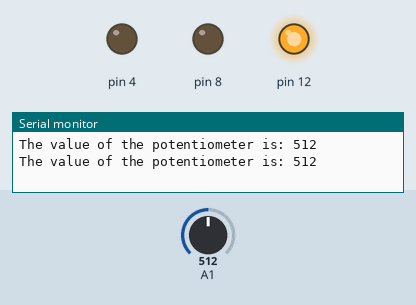
Simulated run of this sketch. Board: Arduino Uno, built with avr-gcc and run on an emulated ATmega328P. Shown: output pins drawn as LEDs (lit = HIGH), the last lines printed to the serial monitor. Inputs (shaded band) come from the test bench; at power-on: A1 = 512.

Above: at 1.8 s.
1.9 s: A1 set to 656
4.2 s: A1 set to 688
At 7.1 s:
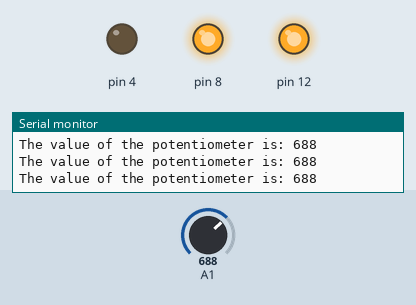
7.5 s: A1 set to 1003
10.2 s: A1 set to 1021
At 13.0 s:
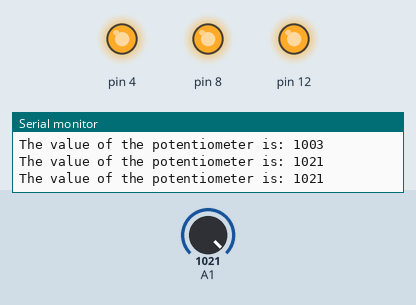
13.5 s: A1 set to 1000
At 15.3 s:
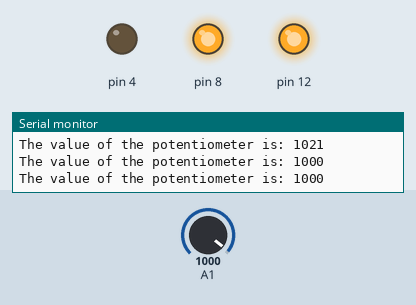
16.5 s: A1 set to 1020
At 18.9 s:
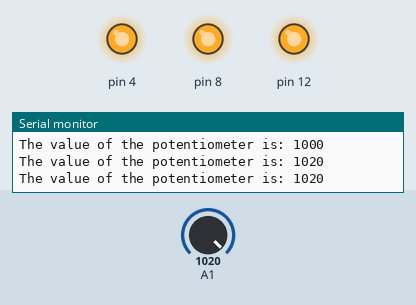
Timing chart, 0 to 20.4 s (numbered marks = the images above; inputs shaded):
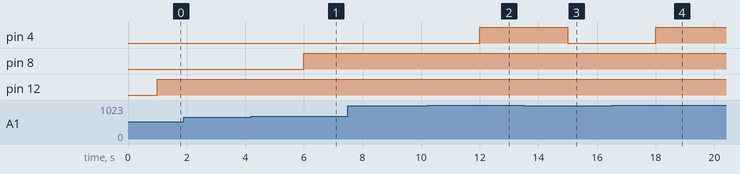

Measured:
- the behaviour switches between 673 and 674 on A1 (found by bisection; images 0 and 1)
- the behaviour switches between 1010 and 1011 on A1 (found by bisection; images 1 and 2)
- after the input at 4.2 s, pin 8: LOW → HIGH after 1.8 s
- after the input at 10.2 s, pin 4: LOW → HIGH after 1.8 s
- after the input at 13.5 s, pin 4: HIGH → LOW after 1.5 s
- after the input at 16.5 s, pin 4: LOW → HIGH after 1.5 s

The sketch:

sketch_may2a.ino
```cpp
int pot_val;
int max_val = 1010;


void setup() {
  // put your setup code here, to run once:
  Serial.begin(9600);
  pinMode(A1, INPUT);
  pinMode(12, OUTPUT);
  pinMode(8, OUTPUT);
  pinMode(4, OUTPUT);
}

void loop() {
  // put your main code here, to run repeatedly:
  pot_val = analogRead(A1);
  Serial.print("The value of the potentiometer is: ");
  Serial.println(pot_val);
  delay(1000);
  if (pot_val > max_val) {
    digitalWrite(4, HIGH);
  }
   else {
    digitalWrite(4, LOW);
  }
       if (pot_val > max_val * 2 / 3) {
        digitalWrite(8, HIGH);
      }
       else {
       digitalWrite(8, LOW);
     }
    if (pot_val > max_val/3) {
    digitalWrite(12, HIGH);
  }
   else {
    digitalWrite(12, LOW);
  }
}
```
